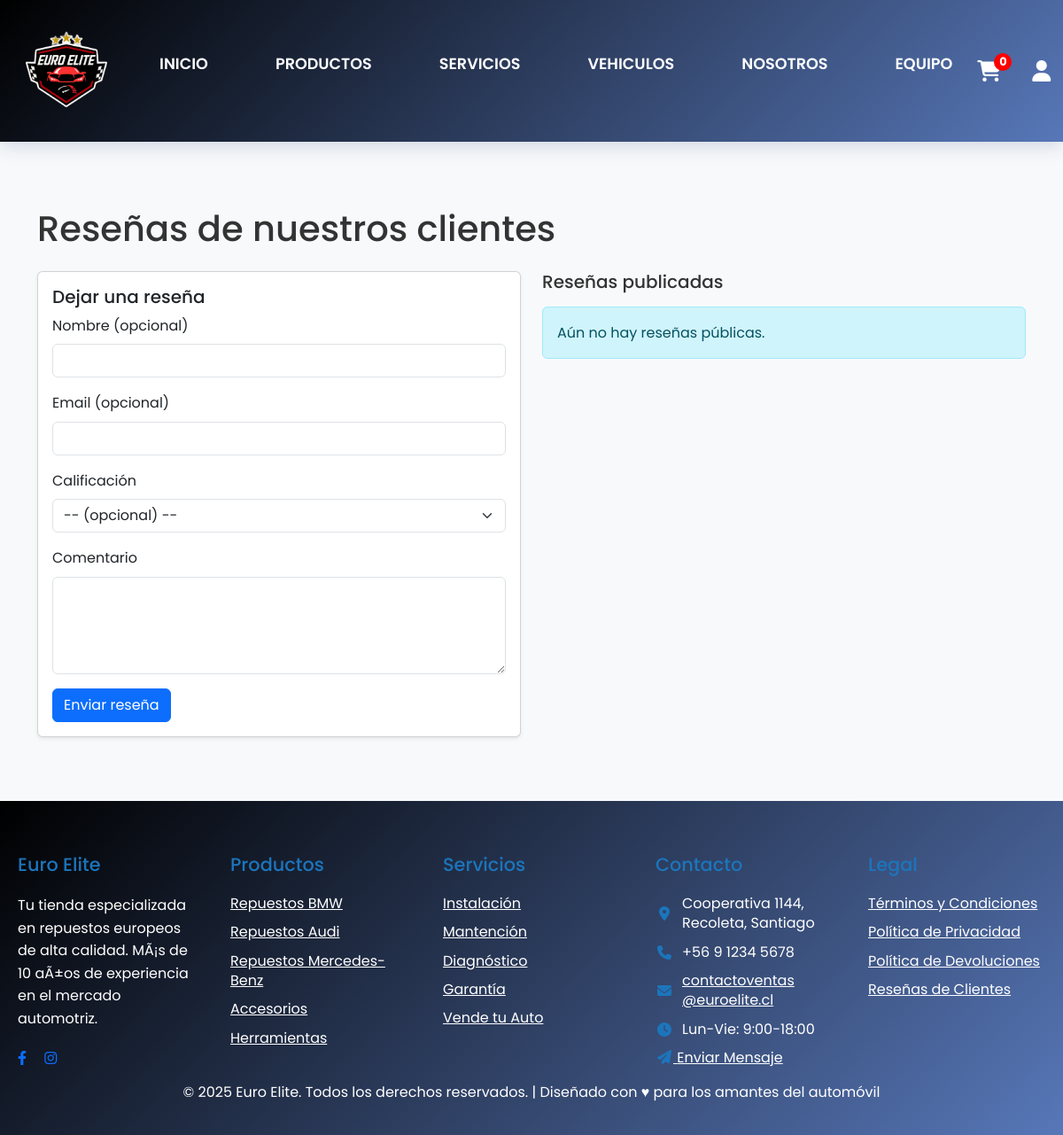
/resenas/, run on an earlier commit of the app's database.
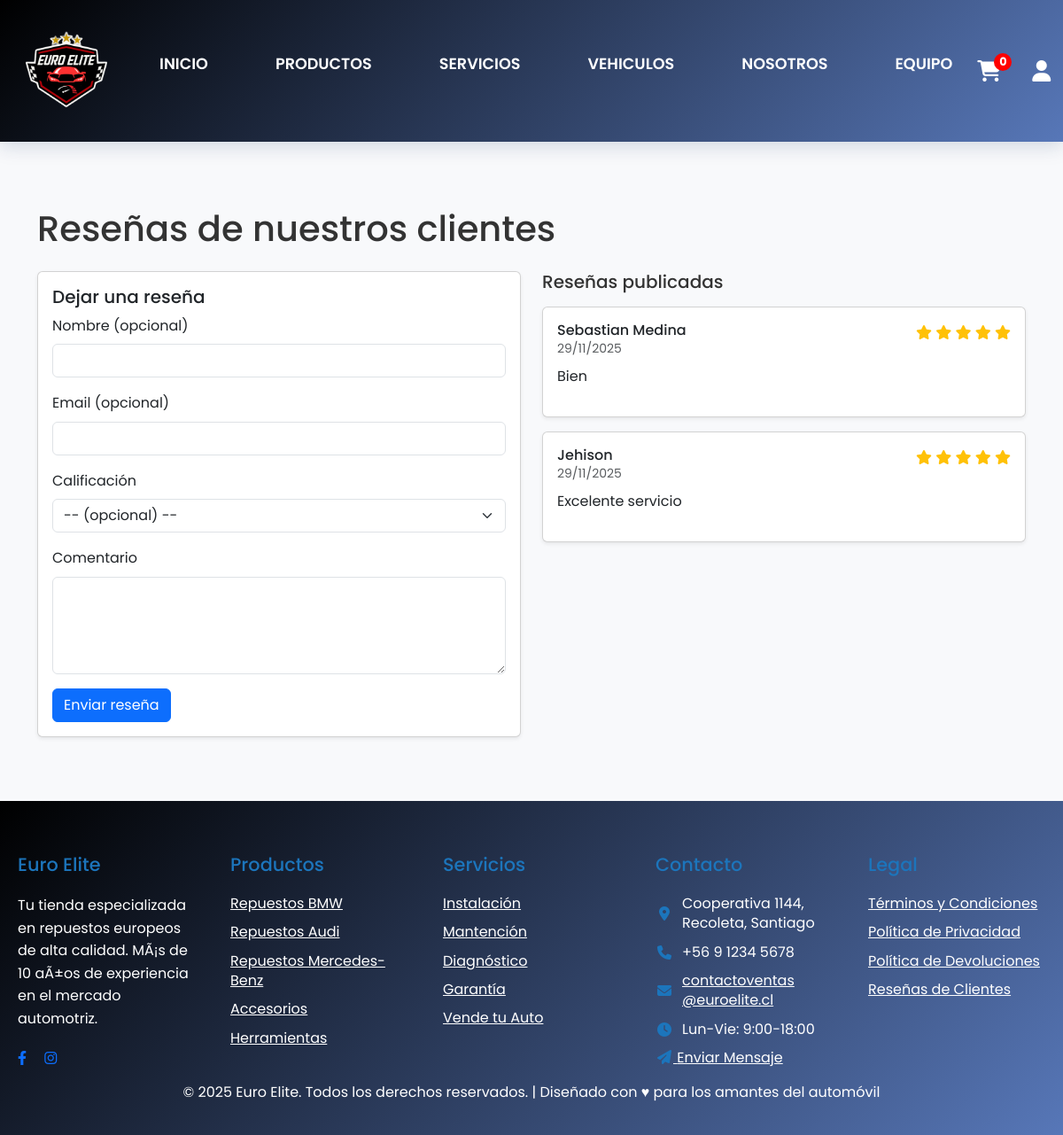
And on a later commit of the database.
### Main/models.py (models this page shows, shortened)
class MarcaTiempo(models.Model):
    creado = models.DateTimeField(auto_now_add=True, db_index=True)
    actualizado = models.DateTimeField(auto_now=True)
    class Meta:
        abstract = True

class Testimonio(MarcaTiempo):
    usuario = models.ForeignKey(settings.AUTH_USER_MODEL, null=True, blank=True, on_delete=models.SET_NULL, related_name="testimonios")
    nombre = models.CharField(max_length=120, blank=True)
    email = models.EmailField(blank=True)
    mensaje = models.TextField()
    calificacion = models.PositiveSmallIntegerField(null=True, blank=True, validators=[MinValueValidator(1), MaxValueValidator(5)])
    aprobada = models.BooleanField(null=True, default=False)  # False: pendiente, True: aprobada/publicada, None: rechazada
    class Meta:
        verbose_name = 'Reseña'
        verbose_name_plural = 'Reseñas'

### Main/views.py (the view, shortened to what this page needs)
# urls.py: path('resenas/', main_views.resenas, name='resenas'),
def resenas(request):
    from .models import Resena, Testimonio
    resenas_aprobadas = Resena.objects.filter(aprobada=True).select_related('usuario', 'producto').order_by('-creado')
    resenas_publicas = Testimonio.objects.filter(aprobada=True).select_related('usuario').order_by('-creado')
    return render(request, 'taller/resenas.html', {
        'resenas': resenas_aprobadas,
        'resenas_publicas': resenas_publicas
    })

### Main/templates/taller/resenas.html (shortened to what this page needs)
{% extends 'base.html' %}
{% load static %}
{% block content %}
<div class="container my-5">
    <h1 class="mb-4">Reseñas de nuestros clientes</h1>
    <div class="row">
        <div class="col-lg-6 mb-4">
            <div class="card shadow-sm">
                <div class="card-body">
                    <h5 class="card-title">Dejar una reseña</h5>
                    <form method="post" action="{% url 'resenas' %}">
                        <div class="mb-3">
                            <label class="form-label">Nombre (opcional)</label>
                            <input class="form-control" name="nombre" value="{% if request.user.is_authenticated %}{{ request.user.get_full_name }}{% endif %}">
                        </div>
                        <div class="mb-3">
                            <label class="form-label">Email (opcional)</label>
                            <input class="form-control" name="email" value="{% if request.user.is_authenticated %}{{ request.user.email }}{% endif %}">
                        </div>
                        <div class="mb-3">
                            <label class="form-label">Calificación</label>
                            <select class="form-select" name="calificacion">
                                <option value="">-- (opcional) --</option>
                            </select>
                        </div>
                        <div class="mb-3">
                            <label class="form-label">Comentario</label>
                            <textarea class="form-control" name="mensaje" rows="4" required></textarea>
                        </div>
                        <button class="btn btn-primary" type="submit">Enviar reseña</button>
                    </form>
                </div>
            </div>
        </div>
        <div class="col-lg-6">
            <h5 class="mb-3">Reseñas publicadas</h5>
            {% if resenas_publicas %}
                {% for t in resenas_publicas %}
                <div class="card mb-3 shadow-sm">
                    <div class="card-body">
                        <div class="d-flex justify-content-between">
                            <div>
                                <h6 class="mb-0">
                                    {% if t.nombre %}
                                        {{ t.nombre }}
                                    {% elif t.usuario %}
                                        {{ t.usuario.get_full_name }}
                                    {% else %}
                                        Anónimo
                                    {% endif %}
                                </h6>
                                <small class="text-muted">{{ t.creado|date:"d/m/Y" }}</small>
                            </div>
                            <div class="text-warning">
                                {% if t.calificacion %}
                                    {% for i in "12345" %}
                                        {% if forloop.counter <= t.calificacion %}
                                            <i class="fas fa-star"></i>
                                        {% else %}
                                            <i class="far fa-star"></i>
                                        {% endif %}
                                    {% endfor %}
                                {% endif %}
                            </div>
                        </div>
                        <p class="mt-2">{{ t.mensaje }}</p>
                    </div>
                </div>
                {% endfor %}
            {% else %}
                <div class="alert alert-info">Aún no hay reseñas públicas.</div>
            {% endif %}
        </div>
    </div>
</div>
{% endblock %}

### Main/templates/base.html (shortened to what this page needs)
﻿{% load static %}
<!DOCTYPE html>
<html lang="en">
<head>
    <link href="https://cdn.jsdelivr.net/npm/bootstrap@5.3.8/dist/css/bootstrap.min.css" rel="stylesheet"
>
    <link rel="stylesheet" href="{% static 'css/style.css' %}?v=2">
    <link rel="stylesheet" type="text/css" href="https://cdn.jsdelivr.net/npm/slick-carousel@1.8.1/slick/slick.css" />
    <link rel="stylesheet" type="text/css"
        href="https://cdn.jsdelivr.net/npm/slick-carousel@1.8.1/slick/slick-theme.css" />
    <link rel="stylesheet" href="https://cdnjs.cloudflare.com/ajax/libs/font-awesome/6.4.0/css/all.min.css">
    <link rel="stylesheet" href="https://cdnjs.cloudflare.com/ajax/libs/OwlCarousel2/2.3.4/assets/owl.carousel.min.css">
    <link rel="stylesheet"
        href="https://cdnjs.cloudflare.com/ajax/libs/OwlCarousel2/2.3.4/assets/owl.theme.default.min.css">
</head>
<body data-auth="{% if user.is_authenticated %}true{% else %}false{% endif %}">
    <nav class="navbar">
        <div class="navbar-container">
            <div class="navbar-logo">
                <img src="{% static 'img/LogoApp.png' %}" alt="Logo" class="navbar-logo">
            </div>
            <ul class="navbar-menu" id="navbar-menu">
                <li><a href="{% url 'home' %}">INICIO</a></li>
                <li><a href="{% url 'productos' %}">PRODUCTOS</a></li>
                <li><a href="{% url 'agendar' %}">SERVICIOS</a></li>
                <li><a href="{% url 'vehiculos_venta' %}">VEHICULOS</a></li>
                <li><a href="{% url 'nosotros' %}">NOSOTROS</a></li>
                <li><a href="{% url 'equipo' %}">EQUIPO</a></li>
            </ul>
            <div class="navbar-actions">
                <div class="cart-icon">
                    <a href="{% url 'carrito_compras' %}" onclick="event.preventDefault(); toggleCart();"
                        style="color: white; text-decoration: none;">
                        <i class="fas fa-shopping-cart"></i>
                        <span class="cart-count" id="cart-count">0</span>
                    </a>
                </div>
                <div class="user-icon d-none d-lg-block" onclick="toggleUserMenu()" role="button" aria-haspopup="true"
                    aria-expanded="false">
                    <i class="fas fa-user"></i>
                </div>
            </div>
        </div>
    </nav>
    {% block content %}
    {% endblock %}
    <footer class="footer" style="margin-bottom: 0rem;">
        <div class="footer-container">
            <div class="footer-section">
                <h3>Euro Elite</h3>
                <p>Tu tienda especializada en repuestos europeos de alta calidad. MÃ¡s de 10 aÃ±os de experiencia en el
                    mercado automotriz.</p>
                <div class="social-icons">
                    <a href="#" style="margin-right: 1rem;"><i class="fab fa-facebook-f"></i></a>
                    <a href="https://www.instagram.com/mirandaservicespa.cl/"><i class="fab fa-instagram"></i></a>
                </div>
            </div>
            <div class="footer-section">
                <h3>Productos</h3>
                <ul>
                    <li><a href="{% url 'productos' %}?categoria=bmw">Repuestos BMW</a></li>
                    <li><a href="{% url 'productos' %}?categoria=audi">Repuestos Audi</a></li>
                    <li><a href="{% url 'productos' %}?categoria=mercedes-benz">Repuestos Mercedes-Benz</a></li>
                    <li><a href="{% url 'productos' %}?categoria=accesorios">Accesorios</a></li>
                    <li><a href="{% url 'productos' %}?categoria=herramientas">Herramientas</a></li>
                </ul>
            </div>
            <div class="footer-section">
                <h3>Servicios</h3>
                <ul>
                    <li><a href="{% url 'agendar' %}">Instalaci&oacute;n</a></li>
                    <li><a href="{% url 'agendar' %}">Mantenci&oacute;n</a></li>
                    <li><a href="{% url 'agendar' %}">Diagn&oacute;stico</a></li>
                    <li><a href="{% url 'agendar' %}">Garant&iacute;a</a></li>
                    <li><a href="{% url 'publicar_vehiculo' %}">Vende tu Auto</a></li>
                </ul>
            </div>
            <div class="footer-section">
                <h3>Contacto</h3>
                <ul>
                    <li><i class="fas fa-map-marker-alt"></i> Cooperativa 1144, Recoleta, Santiago</li>
                    <li><i class="fas fa-phone"></i> +56 9 1234 5678</li>
                    <li><i class="fas fa-envelope"></i> <a href="{% url 'contacto' %}" style="color: inherit;">contactoventas
                        @euroelite.cl</a></li>
                    <li><i class="fas fa-clock"></i> Lun-Vie: 9:00-18:00</li>
                    <li><a href="{% url 'contacto' %}"><i class="fas fa-paper-plane"></i> Enviar Mensaje</a></li>
                </ul>
            </div>
            <div class="footer-section">
                <h3>Legal</h3>
                <ul>
                    <li><a href="{% url 'terminos' %}">T&eacute;rminos y Condiciones</a></li>
                    <li><a href="{% url 'privacidad' %}">Pol&iacute;tica de Privacidad</a></li>
                    <li><a href="{% url 'privacidad' %}">Pol&iacute;tica de Devoluciones</a></li>
                    <li><a href="{% url 'resenas' %}">Rese&ntilde;as de Clientes</a></li>
                </ul>
            </div>
        </div>
        <div class="footer-bottom" style="text-align: center;margin: 0.25rem;">
            <p>&copy; 2025 Euro Elite. Todos los derechos reservados. | Dise&ntilde;ado con &hearts; para los amantes del autom&oacute;vil
            </p>
        </div>
    </footer>
</body>

### Main/static/css/style.css (style rules this page uses)
:root { --primary-dark: #062B61; --primary-medium: #003399; --primary-light: #1C75BC; --accent-red: #E31E24; --neutral-gray: #808080; --white: #FFFFFF; --shadow: 0 4px 15px rgba(6, 43, 97, 0.1); --shadow-hover: 0 8px 25px rgba(6, 43, 97, 0.2); --border-radius: 12px; --transition: all 0.3s ease; }
* { margin: 0; padding: 0; box-sizing: border-box; }
body { font-family: 'Poppins', sans-serif; line-height: 1.6; color: #333; overflow-x: hidden; opacity: 0; min-height: 100vh; display: flex; flex-direction: column; background-color: #F8F9FB; }
body { font-family: 'Poppins', sans-serif; line-height: 1.6; color: #333; overflow-x: hidden; opacity: 0; min-height: 100vh; display: flex; flex-direction: column; }
.navbar { background: linear-gradient(135deg, #000000, #5777b8); padding: 15px 0; box-shadow: 0 4px 15px rgba(6, 43, 97, 0.1); position: fixed; top: 0; width: 100%; z-index: 1000; }
.navbar-container { display: flex; align-items: center; justify-content: space-between; max-width: 1200px; margin: 0 auto; padding: 0 20px; }
.navbar-logo img { height: 100px; width: auto; }
.navbar-menu { display: flex; list-style: none; gap: 30px; align-items: center; }
.navbar-menu a { text-decoration: none; color: #fff; font-weight: 500; padding: 10px 16px; border-radius: 8px; transition: all 0.3s ease; }
.navbar-actions { display: flex; align-items: center; gap: 20px; }
.cart-icon, .user-icon { position: relative; color: #fff; font-size: 1.5rem; cursor: pointer; transition: all 0.3s ease; }
.cart-count { position: absolute; top: -8px; right: -8px; background: #E31E24; color: #fff; border-radius: 50%; width: 20px; height: 20px; display: flex; align-items: center; justify-content: center; font-size: 0.8rem; font-weight: 600; }
.footer { background: linear-gradient(135deg, #000000, #5777b8); color: var(--white); padding: 60px 0 20px; margin-top: auto; }
.footer-container { max-width: 1200px; margin: 0 auto; padding: 0 20px; display: grid; grid-template-columns: repeat(5, 1fr); gap: 40px; align-items: start; }
.footer-section { display: flex; flex-direction: column; justify-content: flex-start; gap: 12px; min-width: 0; padding-top: 0; }
.footer-section h3 { margin: 0 0 8px 0; padding: 0; font-size: 1.3rem; color: var(--primary-light); }
.footer-section ul { margin: 0; padding: 0; list-style: none; }
.footer-section ul li { display: flex; align-items: center; gap: 10px; margin-bottom: 10px; line-height: 1.4; color: var(--white); }
.footer-section ul li i { min-width: 20px; text-align: center; color: var(--primary-light); }
.footer-section ul li a { color: #FFFFFF; }
.footer-section p { margin: 0; }
.social-icons { margin-top: 8px; }

### Main/templates/base.html (style rules this page uses)
:root { --navbar-height: 160px; }
body { padding-top: var(--navbar-height); }
.navbar { background: linear-gradient(135deg, #000000, #5777b8); padding: 25px 0; box-shadow: 0 6px 20px rgba(6, 43, 97, 0.15); display: block; justify-content: space-between; width: 100%; position: fixed; top: 0; left: 0; right: 0; margin: 0; z-index: 1000; }
.navbar-container { display: flex; justify-content: space-between; align-items: center; max-width: 1200px; margin: auto; padding: 0 20px; }
.navbar-logo img { height: 110px; width: auto; }
.navbar-menu { display: flex; list-style: none; gap: 40px; align-items: center; }
.navbar-menu a { text-decoration: none; color: #fff; font-weight: 600; font-size: 1.1rem; padding: 12px 18px; border-radius: 10px; transition: all 0.3s ease; }
.navbar-actions { display: flex !important; align-items: center; gap: 15px; margin-left: auto; }
.cart-icon, .user-icon, .admin-icon { margin: 0 10px; font-size: 1.5rem; color: white; cursor: pointer; position: relative; }
.cart-count { position: absolute; top: -8px; right: -12px; background: red; color: white; font-size: 0.8rem; font-weight: bold; border-radius: 50%; padding: 2px 6px; }

What changed in the data, as far as the page shows it:
added Testimonio: nombre "Sebastian Medina", creado "29/11/2025", calificacion 5 (drawn), mensaje "Bien"
added Testimonio: nombre "Jehison", creado "29/11/2025", calificacion 5 (drawn), mensaje "Excelente servicio"
Also different on the page:
text no longer shown: "Aún no hay reseñas públicas."
